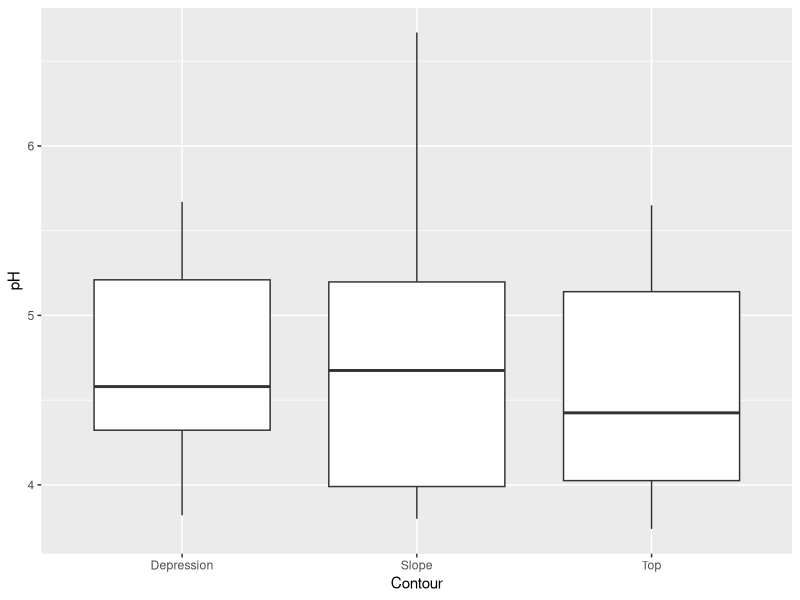
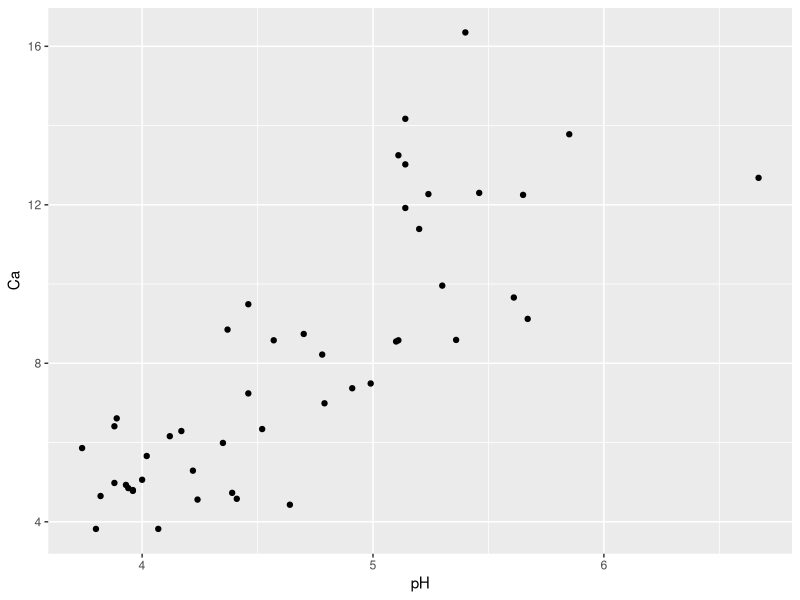
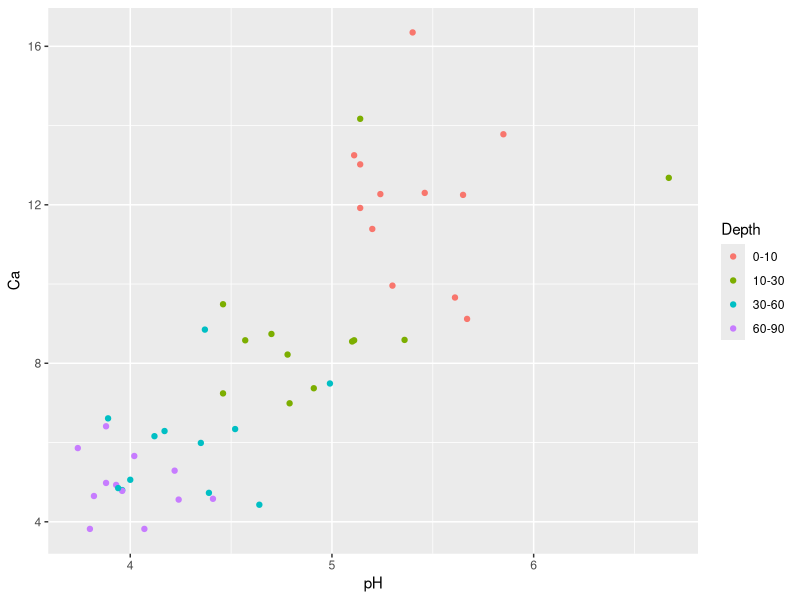
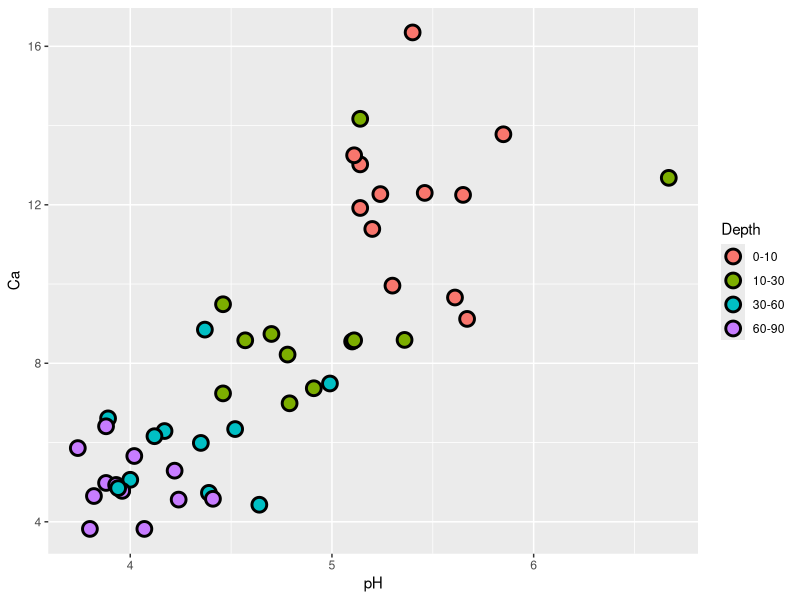
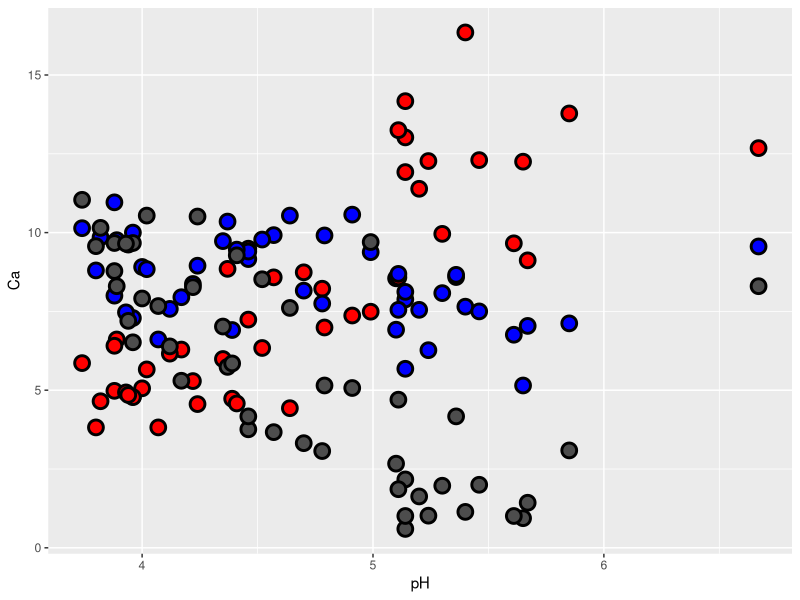
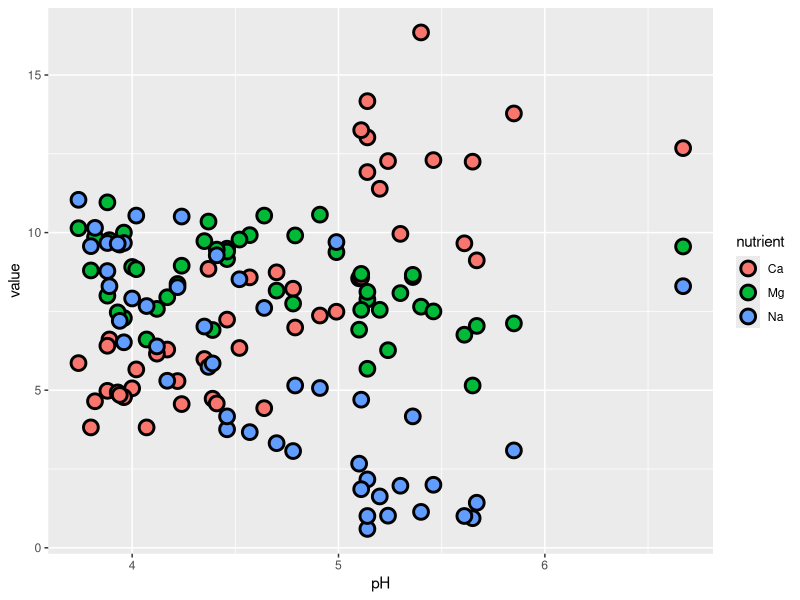
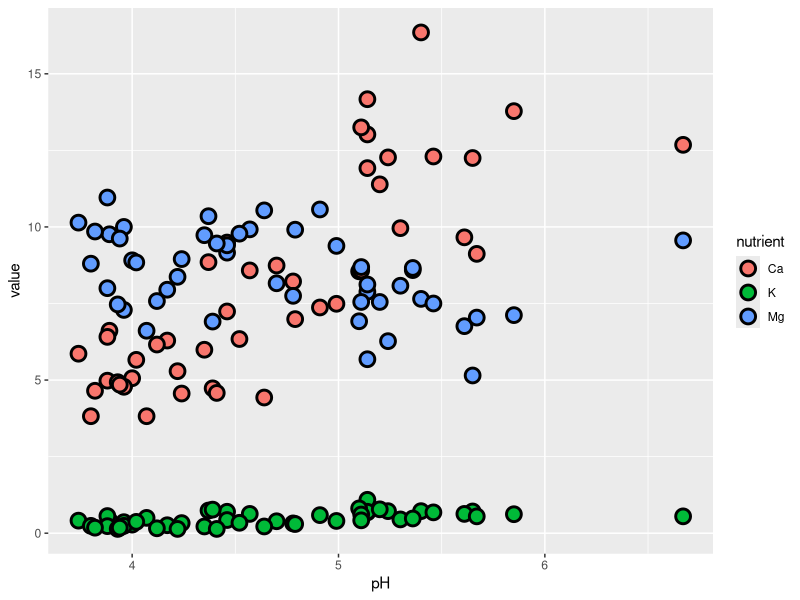

R code for these plots, in order:
## ---- chunk 1
knitr::opts_chunk$set(echo = TRUE, cache = TRUE)
## ---- chunk 2
#install.packages('ggplot2')
library(ggplot2)
## ---- chunk 3
#Load the dataset and see what variables it contains
soil<-data.frame(carData::Soils)
head(soil)
## ---- chunk 4
ggplot(soil) +
  geom_boxplot(aes(Contour,pH))
## ---- chunk 5
ggplot(soil) +
  geom_point(aes(pH,Ca))
## ---- chunk 6
ggplot(soil) +
  geom_point(aes(pH,Ca,color=Depth))
## ---- chunk 7
ggplot(soil) +
  geom_point(aes(pH,Ca,fill=Depth),shape=21, color='black', size=4, stroke=1.5)
## ---- chunk 8
ggplot(soil, aes(x=pH)) +
  geom_point(aes(y=Ca), shape=21, fill="red", color="black", size=4, stroke=1.5) +
  geom_point(aes(y=Mg), shape=21, fill="blue", color="black", size=4, stroke=1.5) +
  geom_point(aes(y=Na), shape=21, fill="gray30", color="black", size=4, stroke=1.5)
## ---- chunk 9
soil2<-tidyr::gather(soil, nutrient, value, c(10,11,13))
ggplot(soil2) +
  geom_point(aes(x=pH, y=value, fill=nutrient), shape=21, color="black", size=4, stroke=1.5)
## ---- chunk 10
soil2<-tidyr::gather(soil, nutrient, value, c(10,11,12))
ggplot(soil2) +
  geom_point(aes(x=pH, y=value, fill=nutrient), shape=21, color="black", size=4, stroke=1.5)
